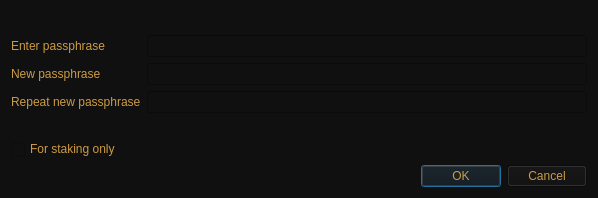
<?xml version="1.0" encoding="UTF-8"?>
<ui version="4.0">
 <class>AskPassphraseDialog</class>
 <widget class="QDialog" name="AskPassphraseDialog">
  <property name="geometry">
   <rect>
    <x>0</x>
    <y>0</y>
    <width>598</width>
    <height>198</height>
   </rect>
  </property>
  <property name="sizePolicy">
   <sizepolicy hsizetype="Preferred" vsizetype="Minimum">
    <horstretch>0</horstretch>
    <verstretch>0</verstretch>
   </sizepolicy>
  </property>
  <property name="minimumSize">
   <size>
    <width>550</width>
    <height>0</height>
   </size>
  </property>
  <property name="windowTitle">
   <string>Passphrase Dialog</string>
  </property>
  <property name="styleSheet">
   <string notr="true">color: rgb(204, 155, 68);
background-color: rgb(16, 16, 16);</string>
  </property>
  <layout class="QVBoxLayout" name="verticalLayout">
   <item>
    <widget class="QLabel" name="warningLabel">
     <property name="textFormat">
      <enum>Qt::RichText</enum>
     </property>
     <property name="wordWrap">
      <bool>true</bool>
     </property>
    </widget>
   </item>
   <item>
    <layout class="QFormLayout" name="formLayout">
     <property name="fieldGrowthPolicy">
      <enum>QFormLayout::AllNonFixedFieldsGrow</enum>
     </property>
     <item row="0" column="0">
      <widget class="QLabel" name="passLabel1">
       <property name="text">
        <string>Enter passphrase</string>
       </property>
      </widget>
     </item>
     <item row="0" column="1">
      <widget class="QLineEdit" name="passEdit1">
       <property name="echoMode">
        <enum>QLineEdit::Password</enum>
       </property>
      </widget>
     </item>
     <item row="1" column="0">
      <widget class="QLabel" name="passLabel2">
       <property name="text">
        <string>New passphrase</string>
       </property>
      </widget>
     </item>
     <item row="1" column="1">
      <widget class="QLineEdit" name="passEdit2">
       <property name="echoMode">
        <enum>QLineEdit::Password</enum>
       </property>
      </widget>
     </item>
     <item row="2" column="0">
      <widget class="QLabel" name="passLabel3">
       <property name="text">
        <string>Repeat new passphrase</string>
       </property>
      </widget>
     </item>
     <item row="2" column="1">
      <widget class="QLineEdit" name="passEdit3">
       <property name="echoMode">
        <enum>QLineEdit::Password</enum>
       </property>
      </widget>
     </item>
     <item row="3" column="1">
      <widget class="QLabel" name="capsLabel">
       <property name="font">
        <font>
         <weight>75</weight>
         <bold>true</bold>
        </font>
       </property>
       <property name="text">
        <string/>
       </property>
       <property name="alignment">
        <set>Qt::AlignCenter</set>
       </property>
      </widget>
     </item>
     <item row="4" column="0">
      <widget class="QCheckBox" name="stakingCheckBox">
       <property name="enabled">
        <bool>true</bool>
       </property>
       <property name="visible">
        <bool>false</bool>
       </property>
       <property name="toolTip">
        <string>Serves to disable the trivial sendmoney when OS account compromised. Provides no real security.</string>
       </property>
       <property name="text">
        <string>For staking only</string>
       </property>
      </widget>
     </item>
    </layout>
   </item>
   <item>
    <widget class="QDialogButtonBox" name="buttonBox">
     <property name="orientation">
      <enum>Qt::Horizontal</enum>
     </property>
     <property name="standardButtons">
      <set>QDialogButtonBox::Cancel|QDialogButtonBox::Ok</set>
     </property>
    </widget>
   </item>
  </layout>
 </widget>
 <resources/>
 <connections>
  <connection>
   <sender>buttonBox</sender>
   <signal>accepted()</signal>
   <receiver>AskPassphraseDialog</receiver>
   <slot>accept()</slot>
   <hints>
    <hint type="sourcelabel">
     <x>248</x>
     <y>254</y>
    </hint>
    <hint type="destinationlabel">
     <x>157</x>
     <y>274</y>
    </hint>
   </hints>
  </connection>
  <connection>
   <sender>buttonBox</sender>
   <signal>rejected()</signal>
   <receiver>AskPassphraseDialog</receiver>
   <slot>reject()</slot>
   <hints>
    <hint type="sourcelabel">
     <x>316</x>
     <y>260</y>
    </hint>
    <hint type="destinationlabel">
     <x>286</x>
     <y>274</y>
    </hint>
   </hints>
  </connection>
 </connections>
</ui>
